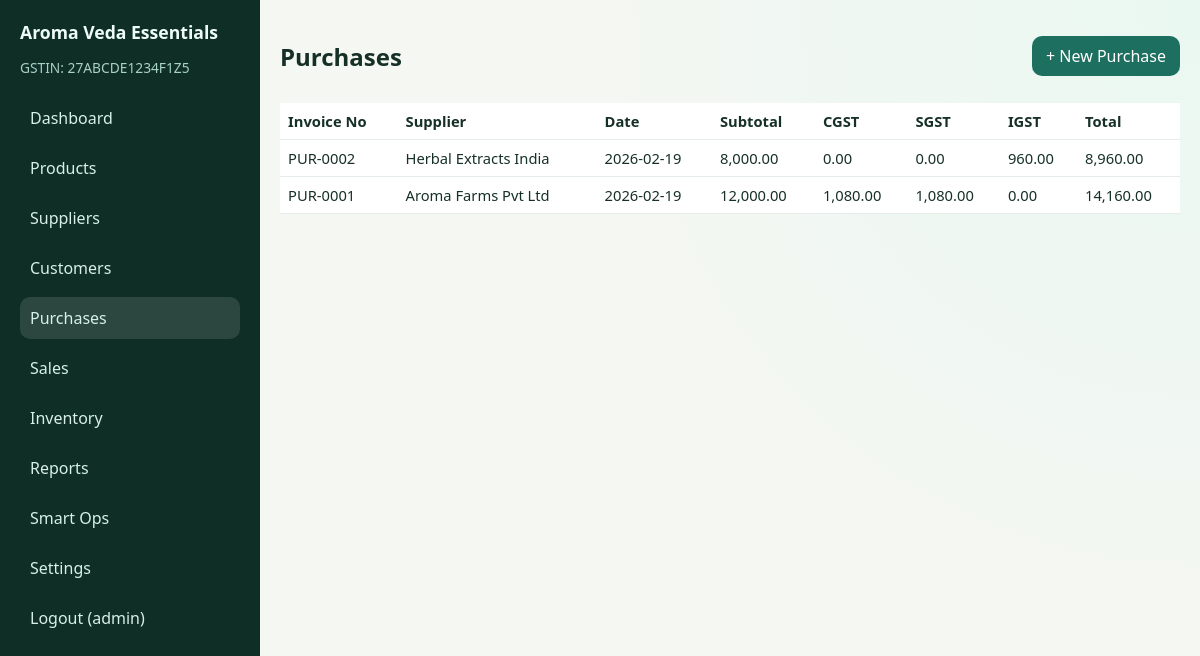
The page /index.php?route=purchase/index (signed in) on the database its author committed.
### tables this page shows
CREATE TABLE purchases (
    id INT AUTO_INCREMENT PRIMARY KEY,
    purchase_invoice_no VARCHAR(30) NOT NULL UNIQUE,
    supplier_id INT NOT NULL,
    date DATE NOT NULL,
    subtotal DECIMAL(12,2) NOT NULL,
    cgst DECIMAL(12,2) NOT NULL DEFAULT 0,
    sgst DECIMAL(12,2) NOT NULL DEFAULT 0,
    igst DECIMAL(12,2) NOT NULL DEFAULT 0,
    total_amount DECIMAL(12,2) NOT NULL,
    CONSTRAINT fk_purchases_supplier FOREIGN KEY (supplier_id) REFERENCES suppliers(id) ON DELETE RESTRICT
);

CREATE TABLE suppliers (
    id INT AUTO_INCREMENT PRIMARY KEY,
    name VARCHAR(120) NOT NULL,
    gstin VARCHAR(20),
    state VARCHAR(80) NOT NULL,
    phone VARCHAR(20),
    address TEXT
);

### controllers/PurchaseController.php (called while the page is built, shortened)
<?php
class PurchaseController extends Controller
{
    public function index(): void
    {
        $model = new Purchase();
        $this->view('purchases/index', ['purchases' => $model->all()]);
    }
}

### index.php (called while the page is built, shortened)
<?php
require_once __DIR__ . '/core/helpers.php';
$route = $_GET['route'] ?? 'dashboard/index';
[$controllerName, $action] = array_pad(explode('/', $route), 2, 'index');
$controller = new $controllerClass();
$controller->$action();

### models/Purchase.php (called while the page is built, shortened)
<?php
class Purchase
{
    private PDO $db;
    public function __construct()
    {
        $this->db = Database::connection();
    }
    public function all(): array
    {
        $sql = 'SELECT p.*, s.name AS supplier_name FROM purchases p JOIN suppliers s ON s.id = p.supplier_id ORDER BY p.id DESC';
        return $this->db->query($sql)->fetchAll();
    }
}

### core/helpers.php (called while the page is built, shortened)
<?php
function e($value): string
{
    return htmlspecialchars((string)$value, ENT_QUOTES, 'UTF-8');
}

### views/purchases/index.php (the view)
<div class="toolbar">
    <h2>Purchases</h2>
    <a class="btn" href="index.php?route=purchase/create">+ New Purchase</a>
</div>
<table>
    <thead><tr><th>Invoice No</th><th>Supplier</th><th>Date</th><th>Subtotal</th><th>CGST</th><th>SGST</th><th>IGST</th><th>Total</th></tr></thead>
    <tbody>
    <?php foreach ($purchases as $p): ?>
        <tr>
            <td><?= e($p['purchase_invoice_no']) ?></td>
            <td><?= e($p['supplier_name']) ?></td>
            <td><?= e($p['date']) ?></td>
            <td><?= number_format((float)$p['subtotal'], 2) ?></td>
            <td><?= number_format((float)$p['cgst'], 2) ?></td>
            <td><?= number_format((float)$p['sgst'], 2) ?></td>
            <td><?= number_format((float)$p['igst'], 2) ?></td>
            <td><?= number_format((float)$p['total_amount'], 2) ?></td>
        </tr>
    <?php endforeach; ?>
    </tbody>
</table>

### assets/css/style.css (style rules this page uses)
:root { --bg: #f4f7f2; --card: #ffffff; --accent: #1d6f5f; --accent-soft: #dff0eb; --text: #163028; --muted: #64748b; --danger: #b42318; }
* { box-sizing: border-box; }
body { margin: 0; font-family: "Segoe UI", Tahoma, sans-serif; color: var(--text); background: radial-gradient(circle at top right, #eaf8f2 0%, var(--bg) 42%); }
a { color: var(--accent); text-decoration: none; }
.toolbar { display: flex; justify-content: space-between; align-items: center; gap: 8px; flex-wrap: wrap; margin-bottom: 10px; }
.btn, button { display: inline-block; border: 0; background: var(--accent); color: #fff; border-radius: 10px; padding: 9px 14px; cursor: pointer; }
table { width: 100%; border-collapse: collapse; background: #fff; }
th, td { border-bottom: 1px solid #e5ece9; padding: 8px; text-align: left; font-size: 0.92rem; }

### rows shown on the page
purchases: purchase_invoice_no "PUR-0002", supplier.name "Herbal Extracts India", date "2026-02-19", subtotal "8,000.00", cgst "0.00", sgst "0.00", igst "960.00", total_amount "8,960.00"
purchases: purchase_invoice_no "PUR-0001", supplier.name "Aroma Farms Pvt Ltd", date "2026-02-19", subtotal "12,000.00", cgst "1,080.00", sgst "1,080.00", igst "0.00", total_amount "14,160.00"

### other values the page prints
$app['business_name'] "Aroma Veda Essentials"
$app['business_gstin'] "27ABCDE1234F1Z5"
$user['username'] "admin"
